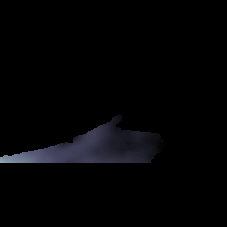
#> input picture visualize_save_test.png, 227 x 227 px
$ python app_colormap.py visualize_save_test.png
#> lines starting #> are read from the running program, lines starting #| are printed output that depends on the picture; after the words box and inside, x2 and y2 are one past the last pixel; in counts of white or black regions, pixels touching at a corner belong together; pictures that were not available may be replaced by others from this repository, and a replacement may not be noted
#!/usr/bin/env python

import argparse
import numpy as np
from PIL import Image
import cv2
import os
import sys
import itertools
import math

import denoising as dn

# [101 lines left out: functions visualize_depth, morph_mask, stand_mask, mean_has_number, denoise, edgenoise_delete, not called in this run]

if __name__ == "__main__":

    parser = argparse.ArgumentParser(description='Convert 16-bit Depth image to color')
    parser.add_argument('dimg',help='16-bit depth image')
    # parser.add_argument('--out', '-o', default='colored',help='output image name')
    args = parser.parse_args()


    im_gray = cv2.imread(args.dimg,cv2.IMREAD_ANYDEPTH)
#> im_gray: shape (227, 227); min 0, max 161, mean 3.8
    mask = cv2.imread("X:\hand_thumb\code\stand_mask_full.png",0)
    print(im_gray.shape)
#| (227, 227)
    im_gray = im_gray - 550
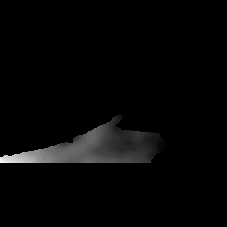
#> im_gray: shape (227, 227) uint16; min 64986, max 65147, mean 64989.8; drawn with min black and max white
    im_gray = stand_mask(im_gray,mask)
#> in stand_mask, `img = cv2.bitwise_and(im_gray16, im_gray16, mask=stand_mask)`:
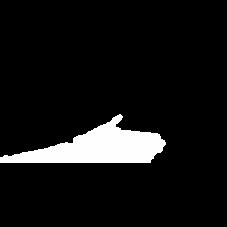
#> img: shape (227, 227) uint16; min 0, max 65147, mean 4947.6; drawn with min black and max white

    hand_mask = cv2.inRange(im_gray, 0, 255)
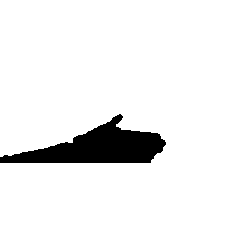
#> hand_mask: shape (227, 227); 92.4% white; 1 black region, box (x1, y1, x2, y2) and area: (0, 114, 166, 163) 3920
    img = cv2.bitwise_and(im_gray, im_gray, mask=hand_mask)
#> img: shape (227, 227) uint16; every value is 0

    img = denoise(img)
#> in denoise, `ret,labels = cv2.threshold(img.astype(np.uint8),1,255,cv2.THRESH_BINAR..`: labels: shape (227, 227); every value is 255
#> in denoise, `nlabels,labelimg,contours,CoGs = cv2.connectedComponentsWithStats(labe..`: labelimg: shape (227, 227) int32; every value is 1
#> in denoise, `nlabels,labelimg,contours,CoGs = cv2.connectedComponentsWithStats(labe..`: nlabels = 2; contours = [[-1, 2147483647, 0, 0, 0], [0, 0, 227, 227, 51529]]; CoGs = [[nan, nan], [113, 113]]
    img = edgenoise_delete(img)
#> in edgenoise_delete, `erosion_mask = cv2.erode(erode.astype(np.uint8),kernel,iterations = 1)`: erosion_mask: shape (227, 227); every value is 0

    im_color = visualize_depth(img)
#> in visualize_depth, `im_color = cv2.applyColorMap(img, cv2.COLORMAP_BONE)`: im_color: shape (227, 227, 3); every value is 0

    cv2.imshow("colored.png",im_color)
    cv2.waitKey(0)
